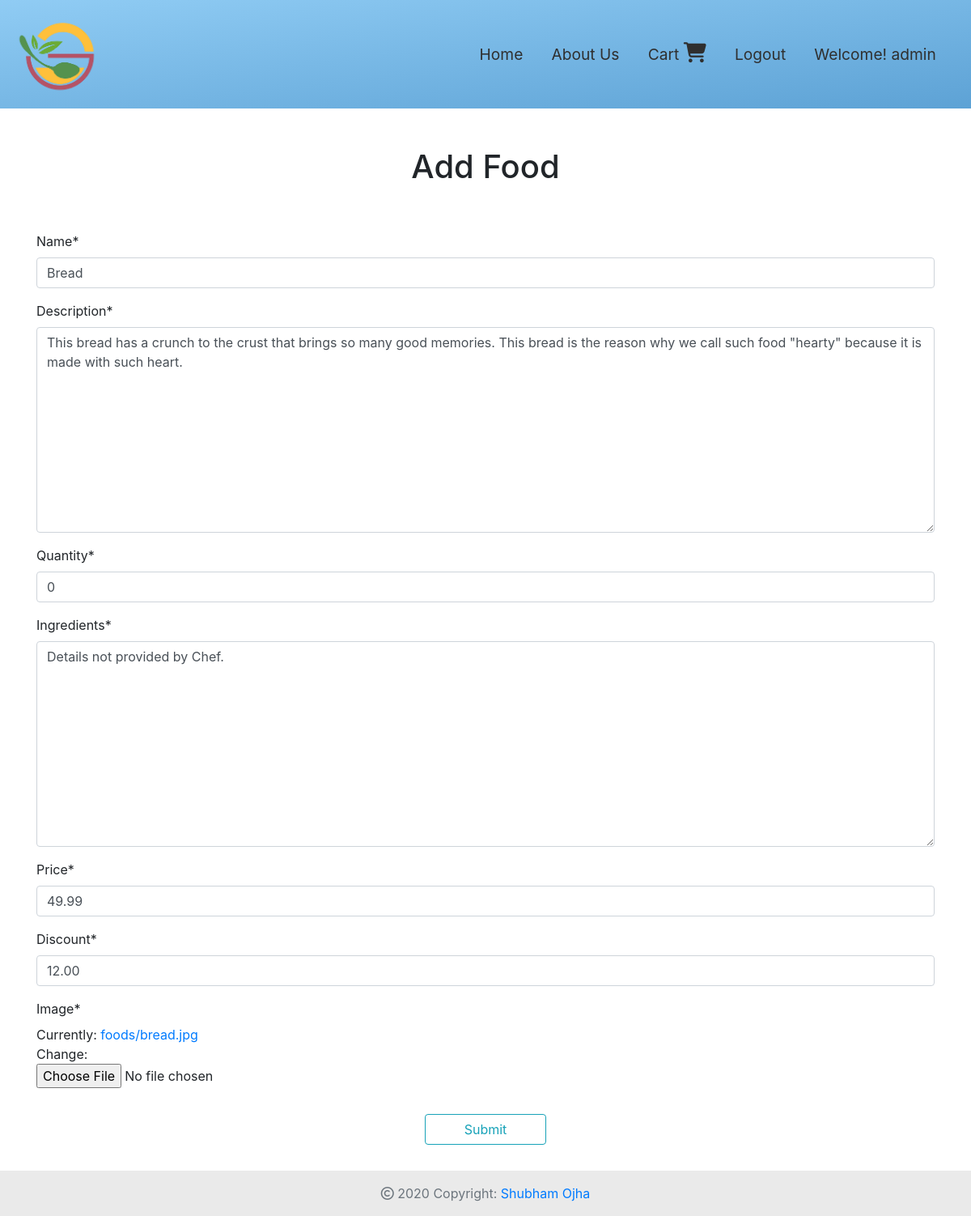
Screenshot of /food/1/update/ (signed in) with the database file from the repository.
### food_delivery/models.py (models this page shows, shortened)
class Food( models.Model):
    name = models.CharField( max_length= 75)
    description = models.TextField()
    datePosted = models.DateTimeField( auto_now= True)
    seller = models.ForeignKey( User, on_delete= models.CASCADE, default= 1)
    image = models.ImageField( blank= False, null= True, upload_to= 'foods')
    price = models.DecimalField( max_digits= 5, decimal_places= 2)
    discount = models.DecimalField( max_digits= 5, decimal_places= 2)
    quantity = models.IntegerField( default= 0)
    ingredients = models.TextField( default= 'Details not provided by Chef')

### food_delivery/views.py (the view, shortened to what this page needs)
# urls.py: path( 'food/<int:pk>/update/', FoodUpdateView.as_view(), name='food-delivery-food-detail-update'),
class FoodUpdateView( LoginRequiredMixin, UserPassesTestMixin, UpdateView):
    model = Food
    template_name = 'food_delivery/food-create.html'
    context_object_name = 'food'
    fields = ['name', 'description', 'quantity', 'ingredients', 'price', 'discount', 'image']
    def test_func( self):
        fooder = self.get_object()
        if self.request.user == fooder.seller:
            return True
        return False

### food_delivery/templates/food_delivery/food-create.html (shortened to what this page needs)
{% extends 'food_delivery/base.html' %}
{% load crispy_forms_tags %}
{% block header %}
Add Food
{% endblock header %}
{% block main-content %}
<form method="post" class="mb-5 pb-4 ">
    <fieldset class="form-group">
        {{ form|crispy }}
    </fieldset>
    <div class="form-group text-center">
        <button class="btn btn-outline-info px-5" type="submit">
            Submit
        </button>
    </div>
</form>
{% endblock main-content %}

### food_delivery/templates/food_delivery/base.html (shortened to what this page needs)
<!DOCTYPE html>
<html lang="en">
<head>
	{% load static %}
	<link rel="stylesheet" href="{% static 'food_delivery/base.css' %}">
	<link rel="stylesheet" href="https://stackpath.bootstrapcdn.com/bootstrap/4.5.2/css/bootstrap.min.css">
</head>
<body>
	<nav class="navbar navbar-expand-md navbar-fixed-top">
		<a class="navbar-brand" href="#"><img src="{% static 'food_delivery/foodflip-logo.png' %}" alt="FoodFlip Logo"></a>
		<div class="collapse navbar-collapse" id="main-navigation">
			<ul class="navbar-nav">
				<li class="nav-item">
					<a class="nav-link" href="{% url 'food-delivery-home' %}">Home</a>
				</li>
				<li class="nav-item">
					<a class="nav-link" href="{% url 'food-delivery-about' %}">About Us</a>
				</li>
				{% if user.is_authenticated %}
				<li class="nav-item">
					<a class="nav-link" href="{% url 'cart-cart' %}">Cart <i class="fas fa-shopping-cart" style="font-size: 1.3em;"></i></a>
				</li>
				<li class="nav-item">
					<a class="nav-link" href="{% url 'users-logout' %}">Logout</a>
				</li>
				<li class="nav-item">
					<a href="{% url 'users-profile' %}" class="nav-link">Welcome! {{user.username}}</a>
				</li>
				{% endif %}
			</ul>
		</div>
	</nav>
	<div class="container-lg">
		<h1 class="text-center py-5">
			{% block header %}
			{% endblock header %}
		</h1>
		<div class="main-content">
			{% block main-content %}
			{% endblock main-content %}
		</div>
	</div>
	<footer class="page-footer font-small fixed-bottom text-center py-3">
		<div class="container-lg">
			<div class="footer-copyright text-muted">
				<i class="far fa-copyright"></i> 2020 Copyright: <a href="https://commanderbaman.github.io/19D070056_WEB_DEV/">Shubham Ojha</a>
			</div>
		</div>
	</footer>
</body>
</html>

### food_delivery/static/food_delivery/base.css (style rules this page uses)
.navbar { background-image: linear-gradient(to bottom right, #90CCF4, #5DA2D5); }
.navbar .navbar-brand img { height: 13.5vh; }
.nav-link, .navbar-brand { color: #2f2f2f; font-size: 1.2em; }
.nav-link { margin-right: 1em !important; transition-duration: 0.3s; }
.navbar-collapse { justify-content: flex-end; }
.main-content { width: 100%; margin: auto; }
footer { background-color: #eaeaea; }

### rows the page displays
Food: name "Bread", description "This bread has a crunch to the crust that brings so many good memories. This bread is the reason why we call such food \"hearty\" because it is made with such heart.", quantity "0", ingredients "Details not provided by Chef.", price "49.99", discount "12.00"

### other values shown
{{ user.username }} "admin"
